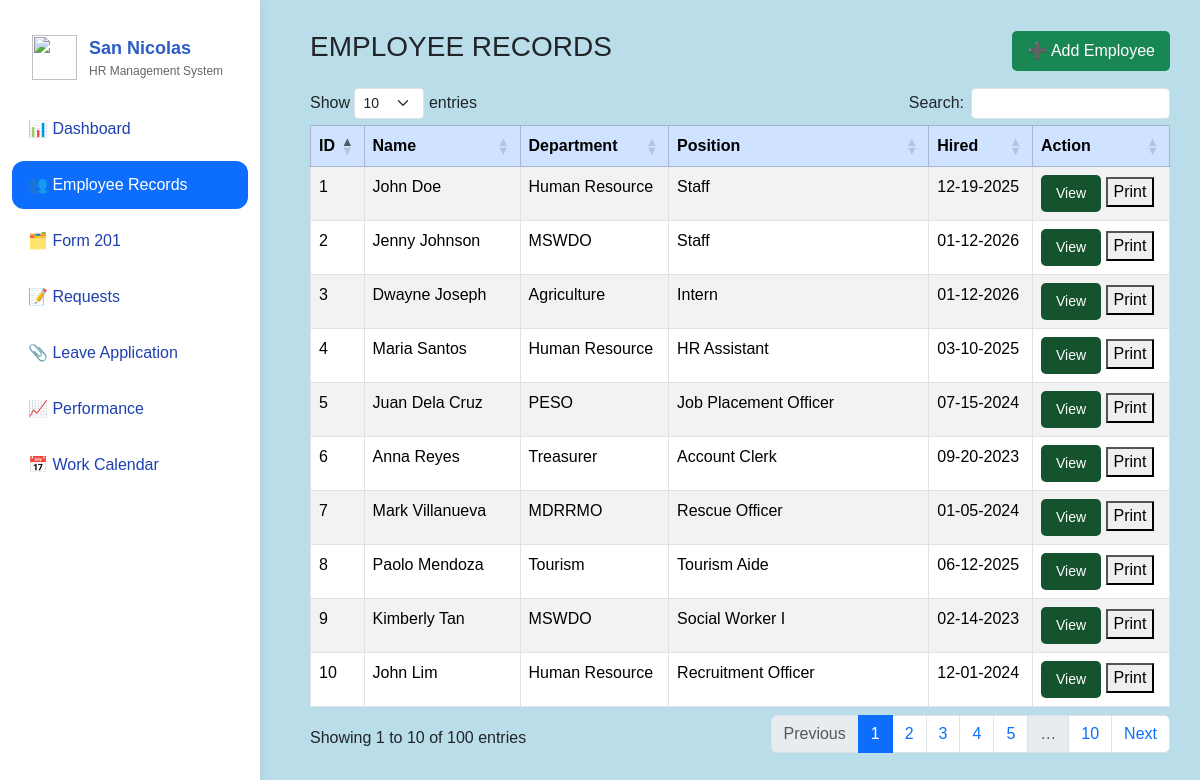
Screenshot of /main/employee_records.php with the database file from the repository.
### tables this page shows
CREATE TABLE `employees` (
  `id` int(11) NOT NULL,
  `name` varchar(100) DEFAULT NULL,
  `department` varchar(100) DEFAULT NULL,
  `position` varchar(100) DEFAULT NULL,
  `hired_at` date DEFAULT NULL,
  `civil_status` varchar(50) DEFAULT NULL,
  `philhealth` varchar(50) DEFAULT NULL,
  `sss` varchar(50) DEFAULT NULL,
  `gsis` varchar(50) DEFAULT NULL,
  `tin` varchar(50) DEFAULT NULL,
  `pagibig` varchar(50) DEFAULT NULL
);

### main/employee_records.php (the view, shortened to what this page needs)
<?php
$conn = new mysqli("localhost", "root", "", "hrsys_db");
$sql = "SELECT id, name, department, position, hired_at FROM employees";
$result = $conn->query($sql);
function active($page) {
    return basename($_SERVER['PHP_SELF']) === $page ? 'active' : '';
}
?>
<!DOCTYPE html>
<html lang="en">
<head>
<link href="https://cdn.jsdelivr.net/npm/bootstrap@5.3.2/dist/css/bootstrap.min.css" rel="stylesheet">
<link href="https://cdn.datatables.net/1.13.6/css/dataTables.bootstrap5.min.css" rel="stylesheet">
</head>
<body>
<div class="overlay">
<div class="wrapper">
<div class="sidebar">
    <div class="sidebar-logo">
        <img src="/assets/images/sannic.png">
        <div>
            <div class="logo-title">San Nicolas</div>
            <div class="logo-sub">HR Management System</div>
        </div>
    </div>
    <a href="dashboard.php" class="menu-item <?= active('dashboard.php') ?>">📊 Dashboard</a>
    <a href="employee_records.php" class="menu-item <?= active('employee_records.php') ?>">👥 Employee Records</a>
    <a href="form201.php" class="menu-item <?= active('form201.php') ?>">🗂️ Form 201</a>
    <a href="requests.php" class="menu-item <?= active('requests.php') ?>">📝 Requests</a>
    <a href="leave_application.php" class="menu-item <?= active('leave_application.php') ?>">📎 Leave Application</a>
    <a href="performance.php" class="menu-item <?= active('performance.php') ?>">📈 Performance</a>
    <a href="work_calendar.php" class="menu-item <?= active('work_calendar.php') ?>">📅 Work Calendar</a>
</div>
<div class="content">
<div class="d-flex justify-content-between align-items-center mb-3">
    <h3>EMPLOYEE RECORDS</h3>
    <button class="btn btn-success" onclick="showAddEmployeeForm()">
        ➕ Add Employee
    </button>
</div>
<table id="employeeTable" class="table table-bordered table-striped">
    <thead class="table-primary">
    <tr>
        <th>ID</th>
        <th>Name</th>
        <th>Department</th>
        <th>Position</th>
        <th>Hired</th>
        <th>Action</th>
    </tr>
</thead>
<tbody>
<?php while ($row = $result->fetch_assoc()): ?>
    <tr>
        <td><?= $row['id'] ?></td>
            <td><?= htmlspecialchars($row['name']) ?></td>
                <td><?= htmlspecialchars($row['department']) ?></td>
            <td><?= htmlspecialchars($row['position']) ?></td>
    <td><?= date("m-d-Y", strtotime($row['hired_at'])) ?></td>
<td>
        <button class="btn btn-sm btn-view"
            onclick="showViewEmployee(<?= $row['id'] ?>)">
            View
        </button>
        <button onclick="printEmployee(<?php echo $row['id']; ?>)">Print</button>
</td>
</tr>
<?php endwhile; ?>
                </tbody>
            </table>
        </div>
    </div>
</div>
</body>
</html>

### main/employee_records.php (style rules this page uses)
body { margin: 0; font-family: Arial, sans-serif; background: url("/assets/images/bgsannic.png") no-repeat center center fixed; background-size: cover; }
.overlay { background: rgba(173, 216, 230, 0.85); min-height: 100vh; }
.wrapper { height: 100vh; }
.sidebar { width: 260px; background: #ffffff; padding: 20px 12px; min-height: 100vh; position: fixed; box-shadow: 2px 0 8px rgba(0,0,0,0.05); }
.sidebar-logo { display:flex; align-items:center; gap:12px; padding:15px 20px; margin-bottom:10px; }
.sidebar-logo img { width:45px; height:45px; }
.logo-title { font-size:18px; font-weight:bold; color:#2c5cc5; }
.logo-sub { font-size:12px; color:#666; }
.menu-item { display: flex; align-items: center; gap: 12px; padding: 12px 16px; margin-bottom: 8px; border-radius: 12px; text-decoration: none; color: #1e40af; font-weight: 500; }
.menu-item.active { background: #0d6efd; color: #fff; }
.content { margin-left: 280px; padding: 30px; }
.btn-view { background-color: #14532d; color: #fff; }
.btn { padding:8px 15px; border:none; border-radius:5px; cursor:pointer; }

### rows the page displays
employees: id "1", name "John Doe", department "Human Resource", position "Staff", hired_at "12-19-2025"
employees: id "2", name "Jenny Johnson", department "MSWDO", position "Staff", hired_at "01-12-2026"
employees: id "3", name "Dwayne Joseph", department "Agriculture", position "Intern", hired_at "01-12-2026"
employees: id "4", name "Maria Santos", department "Human Resource", position "HR Assistant", hired_at "03-10-2025"
employees: id "5", name "Juan Dela Cruz", department "PESO", position "Job Placement Officer", hired_at "07-15-2024"
employees: id "6", name "Anna Reyes", department "Treasurer", position "Account Clerk", hired_at "09-20-2023"
employees: id "7", name "Mark Villanueva", department "MDRRMO", position "Rescue Officer", hired_at "01-05-2024"
employees: id "8", name "Paolo Mendoza", department "Tourism", position "Tourism Aide", hired_at "06-12-2025"
employees: id "9", name "Kimberly Tan", department "MSWDO", position "Social Worker I", hired_at "02-14-2023"
employees: id "10", name "John Lim", department "Human Resource", position "Recruitment Officer", hired_at "12-01-2024"
